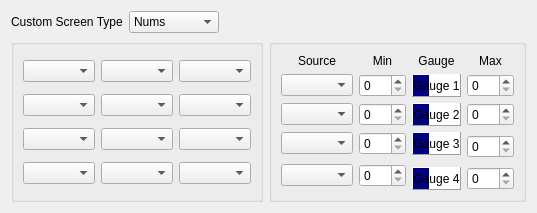
          <widget class="QWidget" name="tab">
           <attribute name="title">
            <string>Telemetry screen 1</string>
           </attribute>
           <layout class="QGridLayout" name="gridLayout_35">
            <item row="0" column="0" colspan="2">
             <layout class="QHBoxLayout" name="horizontalLayout_5" stretch="0,0,1">
              <item>
               <widget class="QLabel" name="telemetryCS1Type_LABEL">
                <property name="sizePolicy">
                 <sizepolicy hsizetype="MinimumExpanding" vsizetype="Preferred">
                  <horstretch>0</horstretch>
                  <verstretch>0</verstretch>
                 </sizepolicy>
                </property>
                <property name="minimumSize">
                 <size>
                  <width>0</width>
                  <height>0</height>
                 </size>
                </property>
                <property name="text">
                 <string>Custom Screen Type</string>
                </property>
               </widget>
              </item>
              <item>
               <widget class="QComboBox" name="telemetryCSType1">
                <property name="sizePolicy">
                 <sizepolicy hsizetype="MinimumExpanding" vsizetype="Fixed">
                  <horstretch>0</horstretch>
                  <verstretch>0</verstretch>
                 </sizepolicy>
                </property>
                <property name="minimumSize">
                 <size>
                  <width>90</width>
                  <height>0</height>
                 </size>
                </property>
                <item>
                 <property name="text">
                  <string>Nums</string>
                 </property>
                </item>
                <item>
                 <property name="text">
                  <string>Bars</string>
                 </property>
                </item>
               </widget>
              </item>
              <item>
               <spacer name="horizontalSpacer_16">
                <property name="orientation">
                 <enum>Qt::Horizontal</enum>
                </property>
                <property name="sizeHint" stdset="0">
                 <size>
                  <width>40</width>
                  <height>20</height>
                 </size>
                </property>
               </spacer>
              </item>
             </layout>
            </item>
            <item row="1" column="0">
             <widget class="QGroupBox" name="CS1Nums">
              <layout class="QGridLayout" name="telemetryCS1Nums">
               <item row="1" column="0">
                <widget class="QComboBox" name="telemetryCS1F2_CB">
                 <property name="sizePolicy">
                  <sizepolicy hsizetype="Expanding" vsizetype="Fixed">
                   <horstretch>0</horstretch>
                   <verstretch>0</verstretch>
                  </sizepolicy>
                 </property>
                </widget>
               </item>
               <item row="0" column="0">
                <widget class="QComboBox" name="telemetryCS1F1_CB">
                 <property name="sizePolicy">
                  <sizepolicy hsizetype="Expanding" vsizetype="Fixed">
                   <horstretch>0</horstretch>
                   <verstretch>0</verstretch>
                  </sizepolicy>
                 </property>
                </widget>
               </item>
               <item row="2" column="0">
                <widget class="QComboBox" name="telemetryCS1F3_CB">
                 <property name="sizePolicy">
                  <sizepolicy hsizetype="Expanding" vsizetype="Fixed">
                   <horstretch>0</horstretch>
                   <verstretch>0</verstretch>
                  </sizepolicy>
                 </property>
                </widget>
               </item>
               <item row="0" column="2">
                <widget class="QComboBox" name="telemetryCS1F9_CB">
                 <property name="sizePolicy">
                  <sizepolicy hsizetype="Expanding" vsizetype="Fixed">
                   <horstretch>0</horstretch>
                   <verstretch>0</verstretch>
                  </sizepolicy>
                 </property>
                </widget>
               </item>
               <item row="3" column="0">
                <widget class="QComboBox" name="telemetryCS1F4_CB">
                 <property name="sizePolicy">
                  <sizepolicy hsizetype="Expanding" vsizetype="Fixed">
                   <horstretch>0</horstretch>
                   <verstretch>0</verstretch>
                  </sizepolicy>
                 </property>
                </widget>
               </item>
               <item row="0" column="1">
                <widget class="QComboBox" name="telemetryCS1F5_CB">
                 <property name="sizePolicy">
                  <sizepolicy hsizetype="Expanding" vsizetype="Fixed">
                   <horstretch>0</horstretch>
                   <verstretch>0</verstretch>
                  </sizepolicy>
                 </property>
                </widget>
               </item>
               <item row="1" column="1">
                <widget class="QComboBox" name="telemetryCS1F6_CB">
                 <property name="sizePolicy">
                  <sizepolicy hsizetype="Expanding" vsizetype="Fixed">
                   <horstretch>0</horstretch>
                   <verstretch>0</verstretch>
                  </sizepolicy>
                 </property>
                </widget>
               </item>
               <item row="1" column="2">
                <widget class="QComboBox" name="telemetryCS1F10_CB">
                 <property name="sizePolicy">
                  <sizepolicy hsizetype="Expanding" vsizetype="Fixed">
                   <horstretch>0</horstretch>
                   <verstretch>0</verstretch>
                  </sizepolicy>
                 </property>
                </widget>
               </item>
               <item row="2" column="1">
                <widget class="QComboBox" name="telemetryCS1F7_CB">
                 <property name="sizePolicy">
                  <sizepolicy hsizetype="Expanding" vsizetype="Fixed">
                   <horstretch>0</horstretch>
                   <verstretch>0</verstretch>
                  </sizepolicy>
                 </property>
                </widget>
               </item>
               <item row="3" column="1">
                <widget class="QComboBox" name="telemetryCS1F8_CB">
                 <property name="sizePolicy">
                  <sizepolicy hsizetype="Expanding" vsizetype="Fixed">
                   <horstretch>0</horstretch>
                   <verstretch>0</verstretch>
                  </sizepolicy>
                 </property>
                </widget>
               </item>
               <item row="2" column="2">
                <widget class="QComboBox" name="telemetryCS1F11_CB">
                 <property name="sizePolicy">
                  <sizepolicy hsizetype="Expanding" vsizetype="Fixed">
                   <horstretch>0</horstretch>
                   <verstretch>0</verstretch>
                  </sizepolicy>
                 </property>
                </widget>
               </item>
               <item row="3" column="2">
                <widget class="QComboBox" name="telemetryCS1F12_CB">
                 <property name="sizePolicy">
                  <sizepolicy hsizetype="Expanding" vsizetype="Fixed">
                   <horstretch>0</horstretch>
                   <verstretch>0</verstretch>
                  </sizepolicy>
                 </property>
                </widget>
               </item>
              </layout>
             </widget>
            </item>
            <item row="1" column="1">
             <widget class="QGroupBox" name="CS1Bars">
              <layout class="QGridLayout" name="telemetryCS1Bars" columnstretch="1,0,1,0">
               <item row="0" column="0">
                <widget class="QLabel" name="label_265">
                 <property name="text">
                  <string>Source</string>
                 </property>
                 <property name="alignment">
                  <set>Qt::AlignCenter</set>
                 </property>
                </widget>
               </item>
               <item row="0" column="1">
                <widget class="QLabel" name="label_266">
                 <property name="text">
                  <string>Min</string>
                 </property>
                 <property name="alignment">
                  <set>Qt::AlignCenter</set>
                 </property>
                </widget>
               </item>
               <item row="0" column="2">
                <widget class="QLabel" name="label_267">
                 <property name="text">
                  <string>Gauge</string>
                 </property>
                 <property name="alignment">
                  <set>Qt::AlignCenter</set>
                 </property>
                </widget>
               </item>
               <item row="0" column="3">
                <widget class="QLabel" name="label_268">
                 <property name="text">
                  <string>Max</string>
                 </property>
                 <property name="alignment">
                  <set>Qt::AlignCenter</set>
                 </property>
                </widget>
               </item>
               <item row="1" column="0">
                <widget class="QComboBox" name="telBarCS1B1_CB"/>
               </item>
               <item row="1" column="1">
                <widget class="QDoubleSpinBox" name="telMinCS1SB1">
                 <property name="decimals">
                  <number>0</number>
                 </property>
                </widget>
               </item>
               <item row="1" column="2">
                <widget class="QLabel" name="telBarCS1BAR1">
                 <property name="autoFillBackground">
                  <bool>false</bool>
                 </property>
                 <property name="styleSheet">
                  <string notr="true">Background:qlineargradient(spread:pad, x1:0, y1:0, x2:1, y2:0, stop:0 rgba(0, 0, 128, 255), stop:0.339795 rgba(0, 0, 128, 255), stop:0.339799 rgba(255, 255, 255, 255), stop:0.662444 rgba(255, 255, 255, 255),)
</string>
                 </property>
                 <property name="frameShape">
                  <enum>QFrame::Panel</enum>
                 </property>
                 <property name="frameShadow">
                  <enum>QFrame::Raised</enum>
                 </property>
                 <property name="text">
                  <string>Gauge 1</string>
                 </property>
                 <property name="alignment">
                  <set>Qt::AlignCenter</set>
                 </property>
                </widget>
               </item>
               <item row="1" column="3">
                <widget class="QDoubleSpinBox" name="telMaxCS1SB1">
                 <property name="decimals">
                  <number>0</number>
                 </property>
                </widget>
               </item>
               <item row="2" column="0">
                <widget class="QComboBox" name="telBarCS1B2_CB"/>
               </item>
               <item row="2" column="1">
                <widget class="QDoubleSpinBox" name="telMinCS1SB2">
                 <property name="decimals">
                  <number>0</number>
                 </property>
                </widget>
               </item>
               <item row="2" column="2">
                <widget class="QLabel" name="telBarCS1BAR2">
                 <property name="autoFillBackground">
                  <bool>false</bool>
                 </property>
                 <property name="styleSheet">
                  <string notr="true">Background:qlineargradient(spread:pad, x1:0, y1:0, x2:1, y2:0, stop:0 rgba(0, 0, 128, 255), stop:0.339795 rgba(0, 0, 128, 255), stop:0.339799 rgba(255, 255, 255, 255), stop:0.662444 rgba(255, 255, 255, 255),)
</string>
                 </property>
                 <property name="frameShape">
                  <enum>QFrame::Panel</enum>
                 </property>
                 <property name="frameShadow">
                  <enum>QFrame::Raised</enum>
                 </property>
                 <property name="text">
                  <string>Gauge 2</string>
                 </property>
                 <property name="alignment">
                  <set>Qt::AlignCenter</set>
                 </property>
                </widget>
               </item>
               <item row="2" column="3">
                <widget class="QDoubleSpinBox" name="telMaxCS1SB2">
                 <property name="decimals">
                  <number>0</number>
                 </property>
                </widget>
               </item>
               <item row="3" column="0">
                <widget class="QComboBox" name="telBarCS1B3_CB"/>
               </item>
               <item row="3" column="1">
                <widget class="QDoubleSpinBox" name="telMinCS1SB3">
                 <property name="decimals">
                  <number>0</number>
                 </property>
                </widget>
               </item>
               <item row="3" column="2">
                <widget class="QLabel" name="telBarCS1BAR3">
                 <property name="autoFillBackground">
                  <bool>false</bool>
                 </property>
                 <property name="styleSheet">
                  <string notr="true">Background:qlineargradient(spread:pad, x1:0, y1:0, x2:1, y2:0, stop:0 rgba(0, 0, 128, 255), stop:0.339795 rgba(0, 0, 128, 255), stop:0.339799 rgba(255, 255, 255, 255), stop:0.662444 rgba(255, 255, 255, 255),)
</string>
                 </property>
                 <property name="frameShape">
                  <enum>QFrame::Panel</enum>
                 </property>
                 <property name="frameShadow">
                  <enum>QFrame::Raised</enum>
                 </property>
                 <property name="text">
                  <string>Gauge 3</string>
                 </property>
                 <property name="alignment">
                  <set>Qt::AlignCenter</set>
                 </property>
                </widget>
               </item>
               <item row="3" column="3" rowspan="2">
                <widget class="QDoubleSpinBox" name="telMaxCS1SB3">
                 <property name="decimals">
                  <number>0</number>
                 </property>
                </widget>
               </item>
               <item row="4" column="0" rowspan="2">
                <widget class="QComboBox" name="telBarCS1B4_CB"/>
               </item>
               <item row="4" column="1" rowspan="2">
                <widget class="QDoubleSpinBox" name="telMinCS1SB4">
                 <property name="decimals">
                  <number>0</number>
                 </property>
                </widget>
               </item>
               <item row="5" column="2">
                <widget class="QLabel" name="telBarCS1BAR4">
                 <property name="autoFillBackground">
                  <bool>false</bool>
                 </property>
                 <property name="styleSheet">
                  <string notr="true">Background:qlineargradient(spread:pad, x1:0, y1:0, x2:1, y2:0, stop:0 rgba(0, 0, 128, 255), stop:0.339795 rgba(0, 0, 128, 255), stop:0.339799 rgba(255, 255, 255, 255), stop:0.662444 rgba(255, 255, 255, 255),)
</string>
                 </property>
                 <property name="frameShape">
                  <enum>QFrame::Panel</enum>
                 </property>
                 <property name="frameShadow">
                  <enum>QFrame::Raised</enum>
                 </property>
                 <property name="text">
                  <string>Gauge 4</string>
                 </property>
                 <property name="alignment">
                  <set>Qt::AlignCenter</set>
                 </property>
                </widget>
               </item>
               <item row="5" column="3">
                <widget class="QDoubleSpinBox" name="telMaxCS1SB4">
                 <property name="decimals">
                  <number>0</number>
                 </property>
                </widget>
               </item>
              </layout>
             </widget>
            </item>
           </layout>
          </widget>
